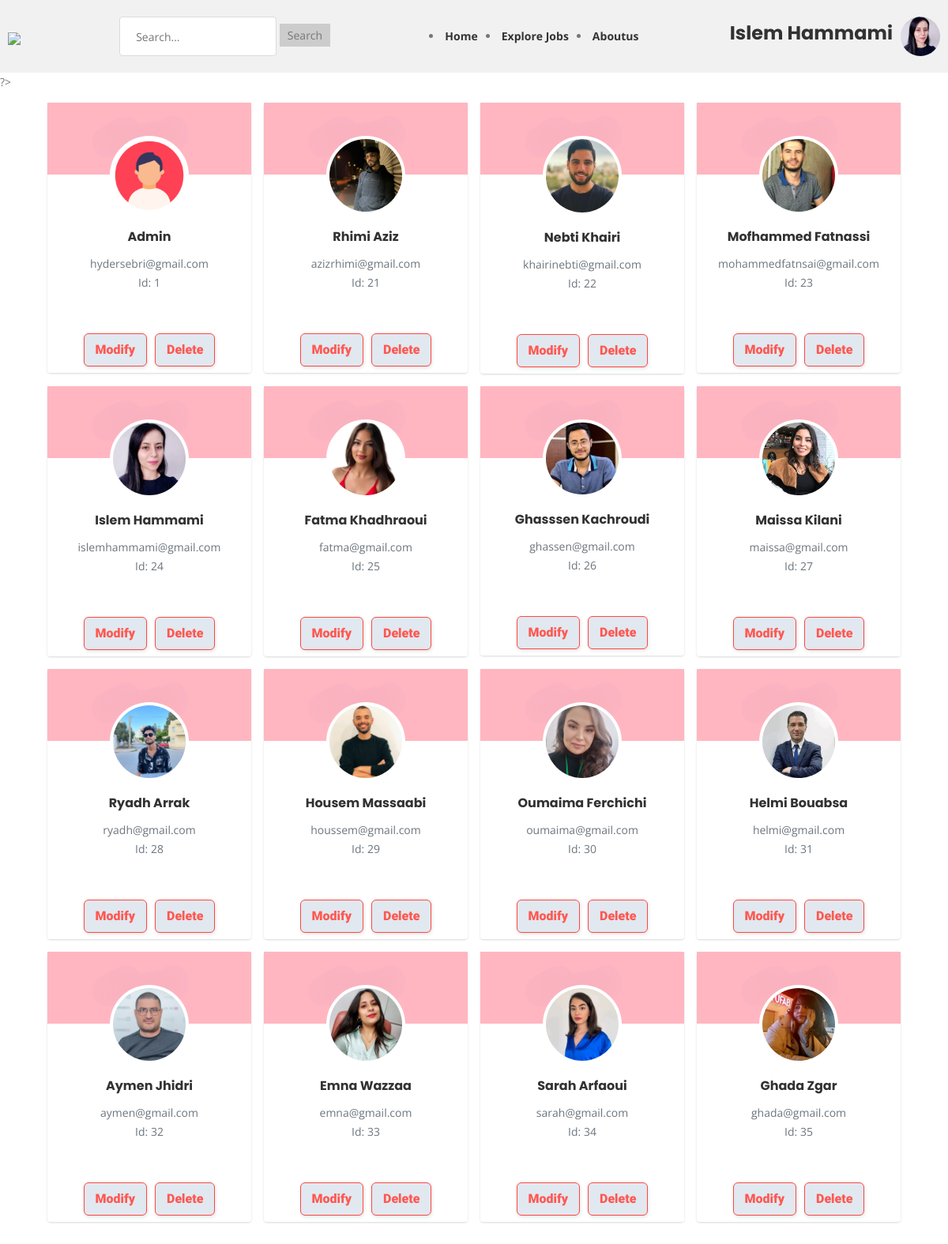
The page /Freelance-Website/UsersControle.php (signed in) on the database its author committed.
### tables this page shows
CREATE TABLE `users` (
  `id` int NOT NULL,
  `username` varchar(255) NOT NULL,
  `password` varchar(255) NOT NULL,
  `email` varchar(255) NOT NULL,
  `created_at` timestamp NOT NULL DEFAULT CURRENT_TIMESTAMP,
  `address` varchar(255) DEFAULT 'not declared',
  `phone_number` varchar(20) DEFAULT 'not declared',
  `additional_info` varchar(255) DEFAULT 'not declared',
  `profile_pic` varchar(255) DEFAULT 'Profile-Icon-SVG-09856789.png',
  `cv` varchar(255) DEFAULT NULL
);

### Freelance-Website/UsersControle.php (the view, shortened to what this page needs)
<?php
include 'navANDhead.php';
?>
?>
<!DOCTYPE html>
<html>
<head>
	<link rel="stylesheet" href="css/bootstrap.min.css">
	<link rel="stylesheet" href="css/normalize.css">
	<link rel="stylesheet" href="css/scrollbar.css">
	<link rel="stylesheet" href="css/fontawesome/fontawesome-all.css">
	<link rel="stylesheet" href="css/font-awesome.min.css">
	<link rel="stylesheet" href="css/owl.carousel.min.css">
	<link rel="stylesheet" href="css/jquery-ui.css">
	<link rel="stylesheet" href="css/linearicons.css">
	<link rel="stylesheet" href="css/tipso.css">
	<link rel="stylesheet" href="css/chosen.css">
	<link rel="stylesheet" href="css/prettyPhoto.css">
	<link rel="stylesheet" href="css/main.css">
	<link rel="stylesheet" href="css/color.css">
	<link rel="stylesheet" href="css/transitions.css">
	<link rel="stylesheet" href="css/responsive.css">
</head>
<body>
	<div class="container">
		<div class="main-body">
			<div class="row row-cols-1 row-cols-sm-2 row-cols-md-3 row-cols-xl-4 gutters-sm">
				<?php
				$servername = "localhost";
				$username = "sammy";
				$password = "password";
				$dbname = "FreeLance";
				$conn = new mysqli($servername, $username, $password, $dbname);
				$sql = "SELECT * FROM users";
				$result = $conn->query($sql);
				if ($result->num_rows > 0) {
					while ($row = $result->fetch_assoc()) {
				?>
						<div class="col mb-3">
							<div class="card">
								<div class="card-body text-center">
									<img src="<?php echo $row['profile_pic']; ?>" style="width:100px;margin-top:-65px" alt="User" class="img-fluid img-thumbnail rounded-circle border-0 mb-3">
									<h5 class="card-title"><?php echo $row['username']; ?></h5>
									<p class="text-secondary mb-1"><?php echo $row['email']; ?></p>
									<p class="text-muted font-size-sm">Id: <?php echo $row['id']; ?></p>
								</div>
								<div class="card-footer">
									<button class="button-24" role="button"><a href="UpdateUser.php?id=<?php echo $row['id']; ?>">Modify</a></button>
									<button class="button-24" role="button"><a href="DeleteUsr.php?id=<?php echo $row['id']; ?>">Delete</a></button>
								</div>
							</div>
						</div>
				<?php
					}
				}
				?>
			</div>
		</div>
	</div>
</body>
</html>

### Freelance-Website/navANDhead.php (shortened to what this page needs)
<?php
require_once('connbd.php');
?>
<!DOCTYPE html>
<html lang="en">
<head>
    <link rel="stylesheet" href="css/navbar.css">
    <link rel="stylesheet" href="css/booksstyle.css">
</head>
<body>
<header>
    <div class="header-container">
        <h1><a href="index.php"><img src="resorses/logo.png" width="190"></a></h1>
        <form method="get" action="search.php" class="search-form">
            <input type="text" name="search" class="search-input" placeholder="Search...">
            <input type="submit" value="Search" class="search-submit">
        </form>
        <nav class="nava">
            <ul>
                <li class="nava"><a href="index.php">Home</a></li>
                <li class="nava"><a href="Climatisation.php">Explore Jobs</a></li>
                <li class="nava"><a href="aboutpage.php">Aboutus</a></li>
            </ul>
        </nav>
        <div class="user-info">
            <h3 class="user-name">
                 <?php
                 if(isset($_SESSION['login'])){
                 $login=$_SESSION['login'];
                    $query = "SELECT * FROM users where username='$login'";
                    $user = $db->query($query)->fetchAll(PDO::FETCH_ASSOC);
                    foreach ($user as $user3):
                    echo $user3['username'];
                    endforeach;}
                    else{
                        echo "Guest";
                    }
                ?>
            </h3>
            <a href="profile.php"><img src="<?php
            if(isset($_SESSION['login'])){
                echo $user3['profile_pic'];
                }
                   else{
                       echo "Profile-Icon-SVG-09856789.png";
                   }
            ?>" alt="Profile photo" class="profile-photo" style="width: 50px;height:50px;" ></a>
        </div>
    </div>
</header>

### Freelance-Website/css/navbar.css (style rules this page uses)
.header-container { display: flex; align-items: center; justify-content: space-between; padding: 10px; background-color: #f1f1f1; }
.header-container h1 { margin: 0; }
.search-form { margin: 0 20px; }
.search-input { padding: 5px; }
.search-submit { padding: 5px 10px; background-color: #ccc; border: none; cursor: pointer; }
.nava ul { list-style-type: none; padding: 0; margin: 0; display: flex; }
.nava li { margin-right: 10px; }
.nava a { text-decoration: none; color: #333; font-weight: bold; }
.user-info { display: flex; align-items: center; }
.user-name { margin-right: 10px; }
.profile-photo { width: 30px; height: 30px; border-radius: 50%; }

### Freelance-Website/css/booksstyle.css (style rules this page uses)
a { text-decoration: none; color: #0077FF; }

### Freelance-Website/css/color.css (style rules this page uses)
a, p a, p a:hover, a:hover, a:focus, a:active, .wt-navigation > ul > li:hover > a, .wt-navigation > ul > li.current-menu-item > a, .wt-navarticletab li:hover a, .wt-navarticletab li a.active, .wt-categoriescontent li a:hover, .wt-joinsteps li.wt-active a, .wt-effectivecontent li:hover a, .wt-articlesingle-content .wt-description .wt-blockquotevone q, .wt-filtertag li:hover a, .wt-userlisting-breadcrumb li .wt-clicksave, .wt-clicksave, .wt-qrcodefeat h3 span, .wt-comfollowers ul li:hover a span, .wt-postarticlemeta .wt-following span, .tg-qrcodefeat h3 span { color: #ff5851; }

### Freelance-Website/css/transitions.css (style rules this page uses)
*:after, *:before, p a, a, .wt-socialicons li a, .wt-roundicontext, .wt-roundicontext .wt-usericonholder, .sub-menu, .mega-menu, .wt-article, .wt-article figure img, .wt-speakerimg img, .wt-categoryslidercontent, .wt-filtertag li a i, .wt-userlistinghold, .wt-companysdetails, .wt-companysdetails .wt-companysimg img, .wt-comfollowers ul li, .wt-comfollowers ul li a span, .wt-comfollowers ul li a span img, .wt-articlesuser .wt-particlehold figure img, .wt-project figure img, .wt-usernav, .wt-btn, .wt-particlehold figure img, .wt-main, .wt-offersmessages .wt-ad, .wt-openmenu .wt-usersidebar .wt-companysinfo .wt-title, .wt-openmenu .wt-usersidebar .wt-companysinfo .wt-btnarea, .wt-iconbox i, .wt-tabstitle li, .wt-tablecategories tr, .wt-designimg input[type=radio]+ label img, .wt-designimg input[type=radio]+ label i, .wt-navigation > ul > li > .sub-menu > li.menu-item-has-children .sub-menu li, .wt-navigation > ul > li > .sub-menu > li, .chosen-container-multi .chosen-choices li.search-choice, .wt-dateandmsg span:nth-child(2), .wt-posteditem, .wt-slidernav .wt-prev, .wt-slidernav .wt-next, .wt-btnmenutoggle { -webkit-transition: all 300ms ease-in-out; -moz-transition: all 300ms ease-in-out; -ms-transition: all 300ms ease-in-out; -o-transition: all 300ms ease-in-out; transition: all 300ms ease-in-out; }

### Freelance-Website/UsersControle.php (style rules this page uses)
.main-body { padding: 15px; }
.card { box-shadow: 0 1px 3px 0 rgba(0, 0, 0, .1), 0 1px 2px 0 rgba(0, 0, 0, .06); }
.card { position: relative; display: flex; flex-direction: column; min-width: 0; word-wrap: break-word; background-color: #fff; background-clip: border-box; border: 0 solid rgba(0, 0, 0, .125); border-radius: .25rem; }
.card-body { flex: 1 1 auto; min-height: 1px; padding: 1rem; }
.gutters-sm { margin-right: -8px; margin-left: -8px; }
.gutters-sm>.col, .gutters-sm>[class*=col-] { padding-right: 8px; padding-left: 8px; }
.mb-3, .my-3 { margin-bottom: 1rem !important; }
.card-footer:last-child { border-radius: 0 0 .25rem .25rem; }
.card-footer, .card-header { display: flex; align-items: center; }
.card-footer { padding: .5rem 1rem; background-color: #fff; border-top: 0 solid rgba(0, 0, 0, .125); display: flex; justify-content: center; margin-top: 10px; }
.button-24 { background: #e2e8f0; border: 1px solid #FF4742; border-radius: 6px; box-shadow: rgba(0, 0, 0, 0.1) 1px 2px 4px; box-sizing: border-box; color: #FFFFFF; cursor: pointer; display: inline-block; font-family: nunito, roboto, proxima-nova, "proxima nova", sans-serif; font-size: 16px; font-weight: 800; line-height: 16px; min-height: 40px; outline: 0; padding: 12px 14px; text-align: center; text-rendering: geometricprecision; text-transform: none; user-select: none; -webkit-user-select: none; touch-action: manipulation; vertical-align: middle; margin: 0 5px; }

### rows shown on the page
users: username "Islem Hammami", profile_pic (picture), email "islemhammami@gmail.com", id "24"
users: profile_pic (picture), username "Admin", email "hydersebri@gmail.com", id "1"
users: profile_pic (picture), username "Rhimi Aziz", email "azizrhimi@gmail.com", id "21"
users: profile_pic (picture), username "Nebti Khairi", email "khairinebti@gmail.com", id "22"
users: profile_pic (picture), username "Mofhammed Fatnassi", email "mohammedfatnsai@gmail.com", id "23"
users: profile_pic (picture), username "Fatma Khadhraoui", email "fatma@gmail.com", id "25"
users: profile_pic (picture), username "Ghasssen Kachroudi", email "ghassen@gmail.com", id "26"
users: profile_pic (picture), username "Maissa Kilani", email "maissa@gmail.com", id "27"
users: profile_pic (picture), username "Ryadh Arrak", email "ryadh@gmail.com", id "28"
users: profile_pic (picture), username "Housem Massaabi", email "houssem@gmail.com", id "29"
users: profile_pic (picture), username "Oumaima Ferchichi", email "oumaima@gmail.com", id "30"
users: profile_pic (picture), username "Helmi Bouabsa", email "helmi@gmail.com", id "31"
users: profile_pic (picture), username "Aymen Jhidri", email "aymen@gmail.com", id "32"
users: profile_pic (picture), username "Emna Wazzaa", email "emna@gmail.com", id "33"
users: profile_pic (picture), username "Sarah Arfaoui", email "sarah@gmail.com", id "34"
users: profile_pic (picture), username "Ghada Zgar", email "ghada@gmail.com", id "35"
